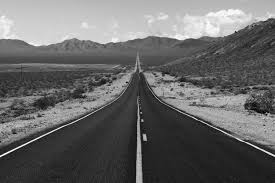
#> input picture AI image filters/images.jpeg, 275 x 183 px, found by its file name
$ python 'Filter image.py'   (older library calls are emulated)
#> lines starting #> are read from the running program, lines starting #| are printed output that depends on the picture
import cv2
import numpy as np


image_path = r'C:\Users\farya\OneDrive\Desktop\AI Codigal\AI image filters\images.jpeg'
img_original = cv2.imread(image_path, cv2.IMREAD_GRAYSCALE)
#> img_original is the input picture: shape (183, 275); min 0, max 255, mean 103

def nothing(x):
    pass


cv2.namedWindow("Edge Detection")


cv2.createTrackbar("Filter: 0=None 1=Gaussian 2=Median", "Edge Detection", 0, 2, nothing)
cv2.createTrackbar("Kernel Size (odd)", "Edge Detection", 1, 15, nothing)


cv2.createTrackbar("Method: 0=Sobel 1=Canny 2=Laplacian", "Edge Detection", 0, 2, nothing)


cv2.createTrackbar("Canny Thresh1", "Edge Detection", 50, 500, nothing)
cv2.createTrackbar("Canny Thresh2", "Edge Detection", 150, 500, nothing)

while True:
    img = img_original.copy()

    filter_type = cv2.getTrackbarPos("Filter: 0=None 1=Gaussian 2=Median", "Edge Detection")
    ksize = cv2.getTrackbarPos("Kernel Size (odd)", "Edge Detection")
    ksize = max(1, ksize if ksize % 2 == 1 else ksize + 1)

    method = cv2.getTrackbarPos("Method: 0=Sobel 1=Canny 2=Laplacian", "Edge Detection")


    if filter_type == 1:
        img = cv2.GaussianBlur(img, (ksize, ksize), 0)
    elif filter_type == 2:
        img = cv2.medianBlur(img, ksize)


    if method == 0:
        sobelx = cv2.Sobel(img, cv2.CV_64F, 1, 0, ksize=ksize)
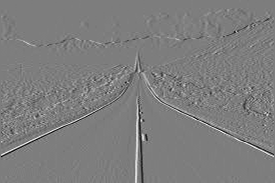
#> sobelx: shape (183, 275) float64; min -205, max 210, mean -0.1; drawn with min black and max white
        sobely = cv2.Sobel(img, cv2.CV_64F, 0, 1, ksize=ksize)
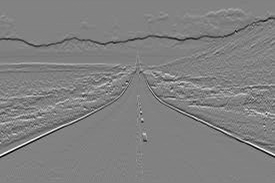
#> sobely: shape (183, 275) float64; min -237, max 229, mean -1.5; drawn with min black and max white
        sobel = cv2.magnitude(sobelx, sobely)
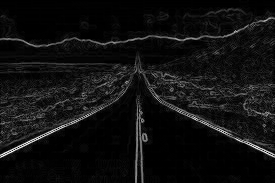
#> sobel: shape (183, 275) float64; min 0, max 297.6, mean 19.9; drawn with min black and max white
        result = cv2.convertScaleAbs(sobel)
    elif method == 1:
        thresh1 = cv2.getTrackbarPos("Canny Thresh1", "Edge Detection")
        thresh2 = cv2.getTrackbarPos("Canny Thresh2", "Edge Detection")
        result = cv2.Canny(img, thresh1, thresh2)
    elif method == 2:
        laplacian = cv2.Laplacian(img, cv2.CV_64F, ksize=ksize)
        result = cv2.convertScaleAbs(laplacian)


    cv2.imshow("Edge Detection", result)


    if cv2.waitKey(1) & 0xFF == 27:
#> (key Esc is pressed here)
        break

cv2.destroyAllWindows()
